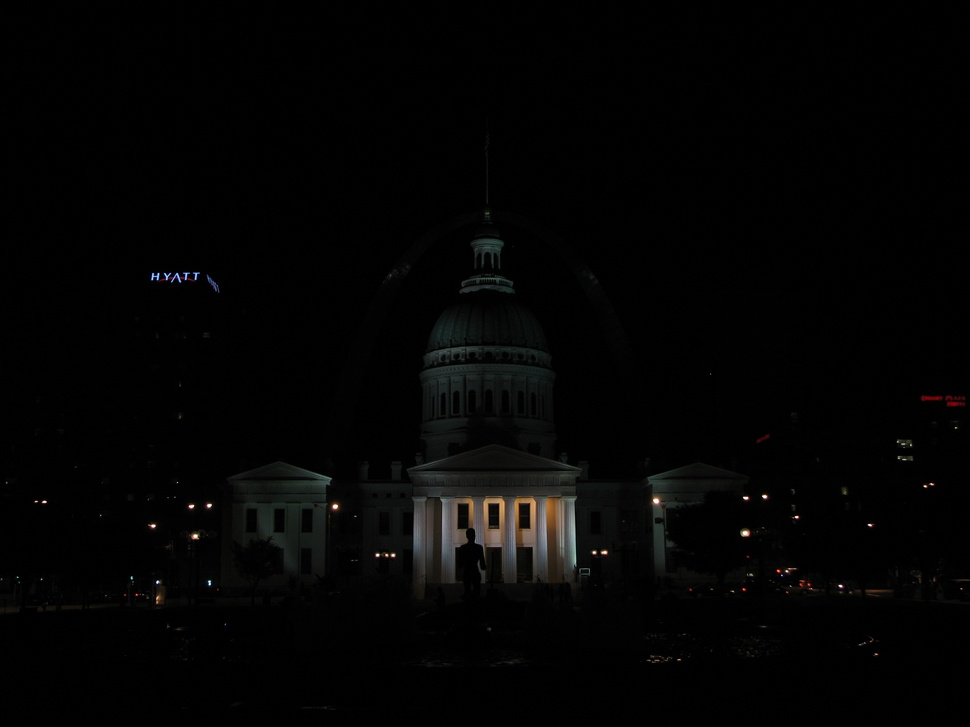
//> input picture week5_cpp/data/images/img_0.033.jpg, 970 x 727 px, shrunk from 2816 x 2112 before the run
$ ./hdr   (built with g++ and OpenCV 4)
//> lines starting //> are read from the running program, lines starting //| are printed output that depends on the picture
### week2-cpp/dataPath.hpp
std::string DATA_PATH = "../data/";

### week5_cpp/hdr.cpp
#include <opencv2/photo.hpp>
#include "opencv2/imgcodecs.hpp"
#include <opencv2/highgui.hpp>
#include <vector>
#include <iostream>
#include <fstream>
#include "dataPath.hpp"

using namespace std;
using namespace cv;

void readImagesAndTimes(vector<Mat> &images, vector<float> &times) {

    int numImages = 4;

    static const float timesArray[] = {1 / 30.0f, 0.25, 2.5, 15.0};
    times.assign(timesArray, timesArray + numImages);

    static const char *filenames[] = {"img_0.033.jpg", "img_0.25.jpg", "img_2.5.jpg", "img_15.jpg"};
    for (int i = 0; i < numImages; i++) {
        Mat im = imread(DATA_PATH + "images/" + filenames[i]);
//> im is the input picture: 727 rows x 970 cols, CV_8UC3; mean B, G, R 3.3, 3.6, 3.7
        images.push_back(im);
    }

}

int main() {
    vector<Mat> images;
    vector<float> times;
    readImagesAndTimes(images, times);
    for (int i = 0; i < times.size(); ++i) {
        cout << times[i] << endl;
    }

    Ptr<AlignMTB> alignMTB = createAlignMTB();
    alignMTB->process(images, images);

    Mat responseDebevec;
    Ptr<CalibrateDebevec> calibrateDebevec = createCalibrateDebevec();
    calibrateDebevec->process(images, responseDebevec, times);

    Mat hdrDebevec;
    Ptr<MergeDebevec> mergeDebevec = createMergeDebevec();
    mergeDebevec->process(images, hdrDebevec, times, responseDebevec);
    imwrite("hdrDebevec.hdr", hdrDebevec);
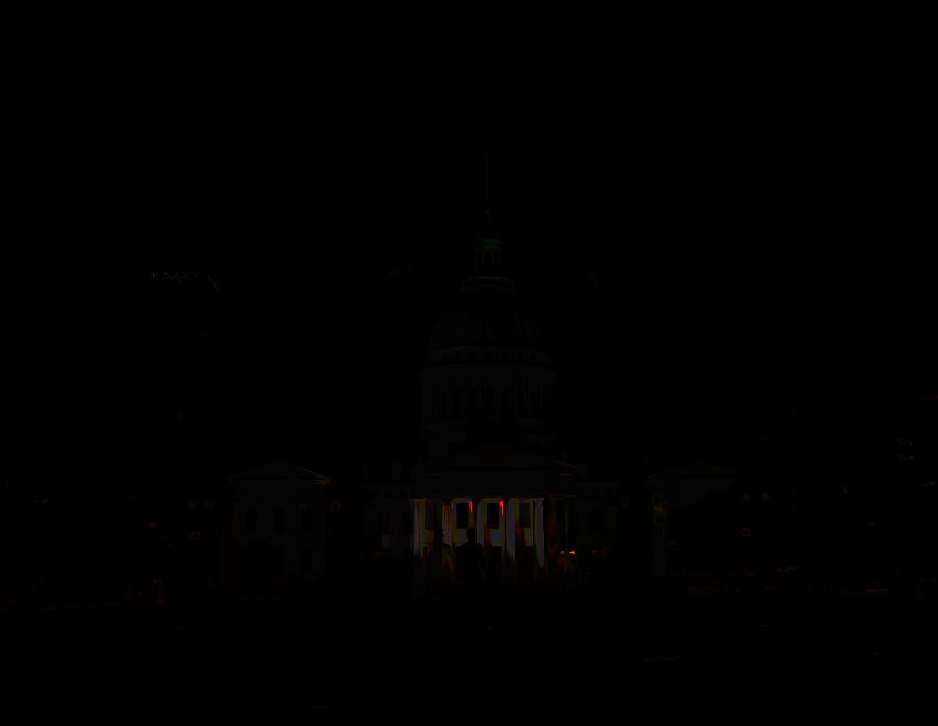
//> saved as hdrDebevec.hdr: 726 rows x 938 cols, CV_8UC3; mean B, G, R 0.4, 0.5, 0.8

    Mat ldrDrago;
    Ptr<TonemapDrago> tonemapDrago = createTonemapDrago(1.0, 0.7);
    tonemapDrago->process(hdrDebevec, ldrDrago);
    ldrDrago = 3 * ldrDrago;

    imshow("Drago Tonemap", ldrDrago);
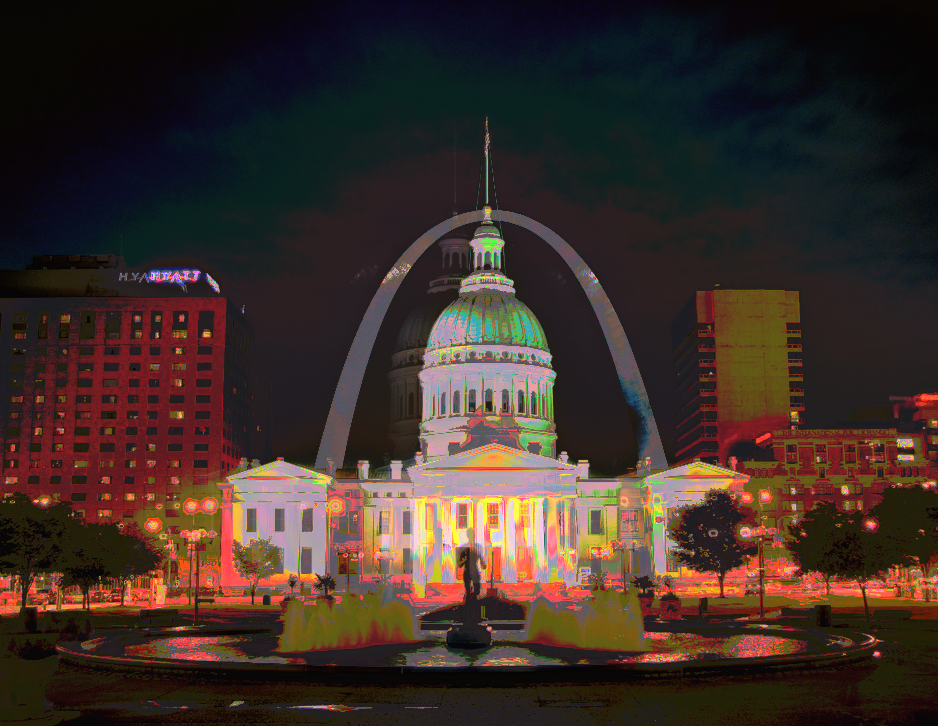
//> window 'Drago Tonemap': 726 rows x 938 cols, CV_8UC3; mean B, G, R 39.7, 46, 61.1
    waitKey(0);

    Mat ldrReinhard;
    Ptr<TonemapReinhard> tonemapReinhard = createTonemapReinhard(1.5, 0, 0, 0);
    tonemapReinhard->process(hdrDebevec, ldrReinhard);

    imshow("Reinhard Tonemap", ldrReinhard);
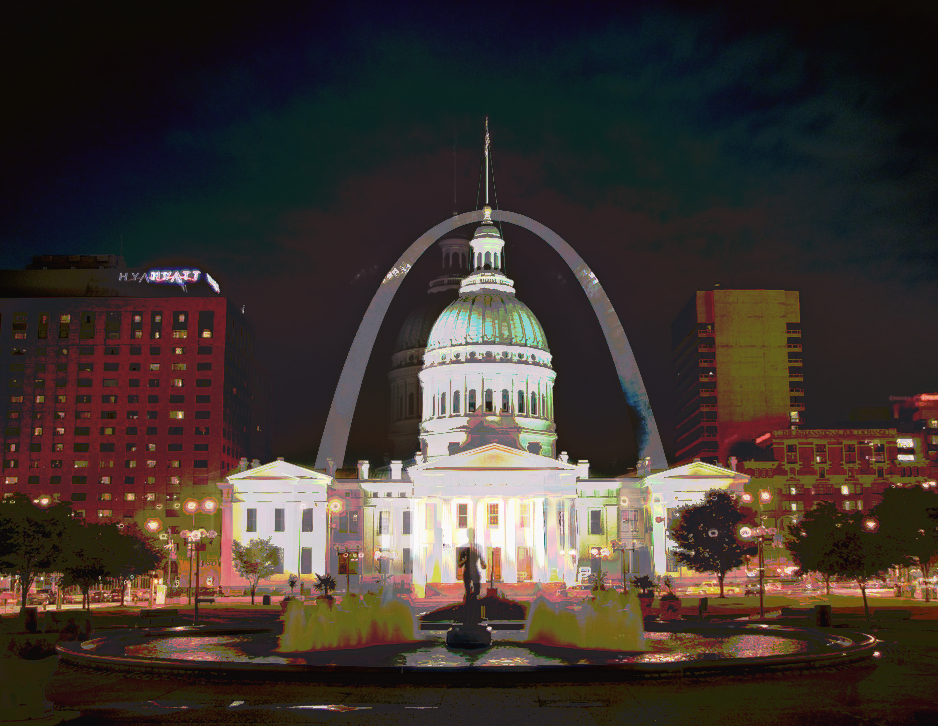
//> window 'Reinhard Tonemap': 726 rows x 938 cols, CV_8UC3; mean B, G, R 48.3, 53.5, 63.3
    waitKey(0);

    Mat ldrMantiuk;
    Ptr<TonemapMantiuk> tonemapMantiuk = createTonemapMantiuk(2.2, 0.85, 1.2);
    tonemapMantiuk->process(hdrDebevec, ldrMantiuk);
    ldrMantiuk = 3 * ldrMantiuk;

    imshow("Mantiuk Tonemap", ldrMantiuk);
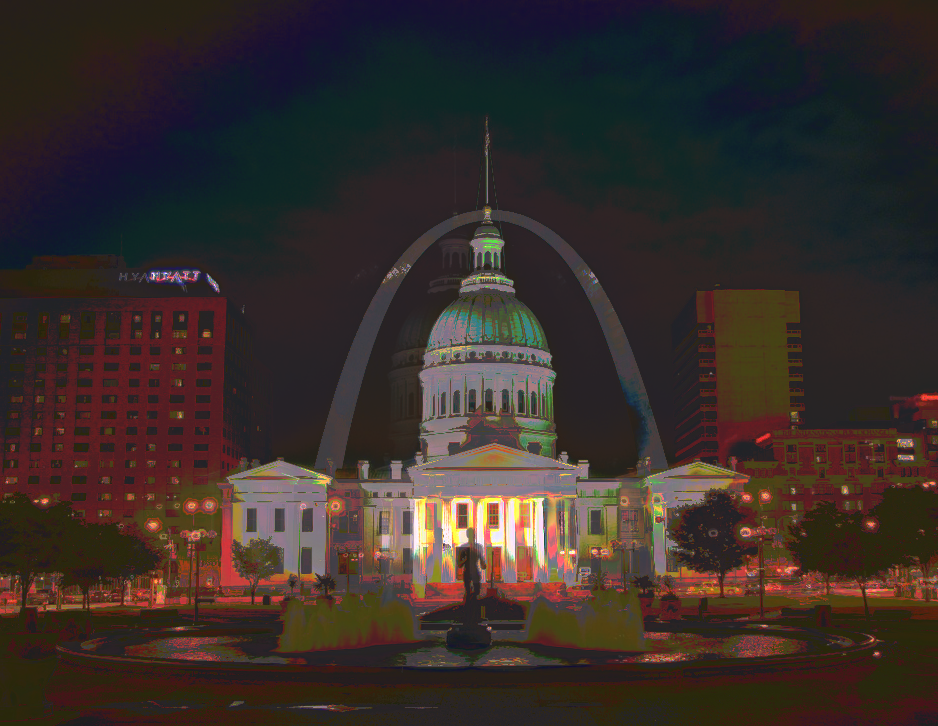
//> window 'Mantiuk Tonemap': 726 rows x 938 cols, CV_8UC3; mean B, G, R 42.1, 45.7, 56.5
    waitKey(0);

    destroyAllWindows();
    return 0;
}
